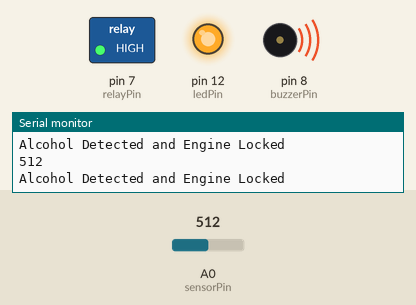
The sketch below on a simulated Arduino Uno, built with avr-gcc and run on an emulated ATmega328P. Parts: switched loads named in the sketch (green lamp = pin HIGH), output pins drawn as LEDs (lit = HIGH), buzzer (waves = sounding, pin HIGH), the last lines printed to the serial monitor. The inputs (shaded band) are chosen by the test bench; at power-on: A0 (sensorPin) = 512.

Above: at 1.3 s.
1.4 s: A0 (sensorPin) set to 415
2.9 s: A0 (sensorPin) set to 390
At 3.5 s:
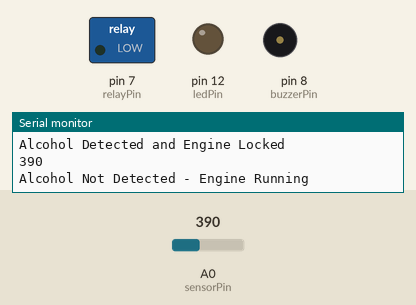
4.5 s: A0 (sensorPin) set to 410
At 5.7 s:
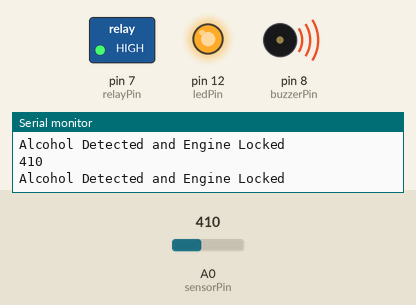
6.0 s: A0 (sensorPin) set to 306
At 7.1 s:
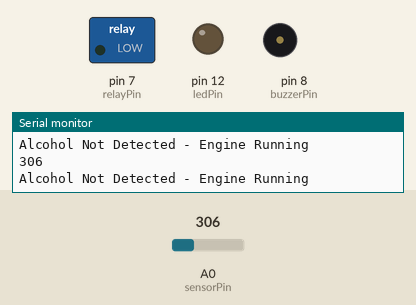
Timing chart, 0 to 8.5 s (numbered marks = the images above; inputs shaded):
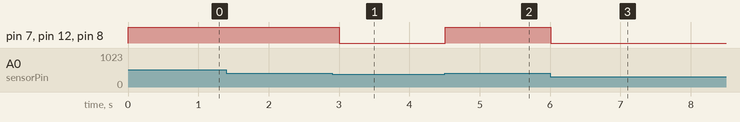

The sketch:

alcohol_engine_lock.ino
```cpp
// Alcohol Sensing and Engine Locking System
// Components: Arduino Uno, MQ-3 Sensor, Relay, LED, Buzzer, BO Motor
// Author: C Sai Preethika

int sensorPin = A0;     // MQ3 sensor
int relayPin = 7;       // Relay module (controls BO motor)
int ledPin = 12;        // LED indicator
int buzzerPin = 8;      // Buzzer alert

int sensorValue = 0;
int threshold = 400;    // Alcohol detection threshold

void setup()
{
  pinMode(relayPin, OUTPUT);
  pinMode(ledPin, OUTPUT);
  pinMode(buzzerPin, OUTPUT);

  Serial.begin(9600);
}

void loop()
{
  sensorValue = analogRead(sensorPin);
  Serial.println(sensorValue);

  if(sensorValue > threshold)   // Alcohol detected
  {
    Serial.println("Alcohol Detected and Engine Locked");
    digitalWrite(relayPin, HIGH);   // Motor ON
    digitalWrite(ledPin, HIGH);     // LED ON
    digitalWrite(buzzerPin, HIGH);  // Buzzer ON
  }
  else
  {
    Serial.println("Alcohol Not Detected - Engine Running");
    digitalWrite(relayPin, LOW);    // Motor OFF
    digitalWrite(ledPin, LOW);      // LED OFF
    digitalWrite(buzzerPin, LOW);   // Buzzer OFF
  }

  delay(500);
}
```

Measured:
- the behaviour switches between 401 and 400 on A0 (sensorPin) (found by bisection; images 0 and 1)
- after the input at 2.9 s, pin 7 (relayPin), pin 12 (ledPin), pin 8 (buzzerPin): HIGH → LOW after 0.10 s
- after the input at 4.5 s, pin 7 (relayPin), pin 12 (ledPin), pin 8 (buzzerPin): LOW → HIGH at once
- after the input at 6.0 s, pin 7 (relayPin), pin 12 (ledPin), pin 8 (buzzerPin): HIGH → LOW at once
